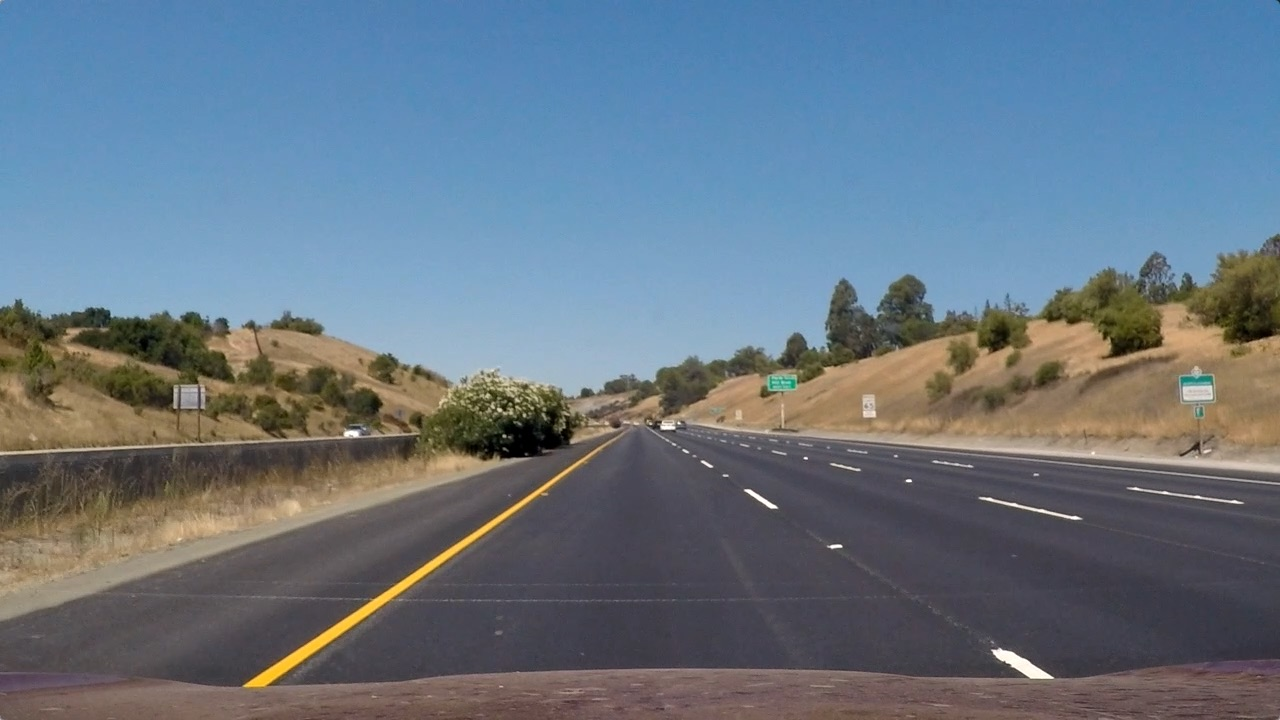
#> input picture straight_lines1.jpg, 1280 x 720 px
$ python rane_line.py
#> lines starting #> are read from the running program, lines starting #| are printed output that depends on the picture; after the words box and inside, x2 and y2 are one past the last pixel; in counts of white or black regions, pixels touching at a corner belong together
import matplotlib
matplotlib.use('tkagg')
import matplotlib.pyplot as plt
import matplotlib.image as mpimg
import numpy as np

# Read in the image and print some stats
image = mpimg.imread('straight_lines1.jpg')
#> image is the input picture: shape (720, 1280, 3); mean R, G, B 103.2, 117.7, 131.2
print('This image is: ', type(image),
         'with dimensions:', image.shape)
#| This image is:  <class 'numpy.ndarray'> with dimensions: (720, 1280, 3)

# Pull out the x and y sizes and make a copy of the image
ysize = image.shape[0]
#> ysize = 720
xsize = image.shape[1]
#> xsize = 1280
region_select = np.copy(image)

# Define a triangle region of interest
# Keep in mind the origin (x=0, y=0) is in the upper left in image processing
# Note: if you run this code, you'll find these are not sensible values!!
# But you'll get a chance to play with them soon in a quiz
left_bottom = [0, 539]
right_bottom = [720, 300]
apex = [400, 0]

# Fit lines (y=Ax+B) to identify the  3 sided region of interest
# np.polyfit() returns the coefficients [A, B] of the fit
fit_left = np.polyfit((left_bottom[0], apex[0]), (left_bottom[1], apex[1]), 1)
fit_right = np.polyfit((right_bottom[0], apex[0]), (right_bottom[1], apex[1]), 1)
fit_bottom = np.polyfit((left_bottom[0], right_bottom[0]), (left_bottom[1], right_bottom[1]), 1)

# Find the region inside the lines
XX, YY = np.meshgrid(np.arange(0, xsize), np.arange(0, ysize))
region_thresholds = (YY > (XX*fit_left[0] + fit_left[1])) & \
                    (YY > (XX*fit_right[0] + fit_right[1])) & \
                    (YY < (XX*fit_bottom[0] + fit_bottom[1]))

# Color pixels red which are inside the region of interest
region_select[region_thresholds] = [255, 0, 0]
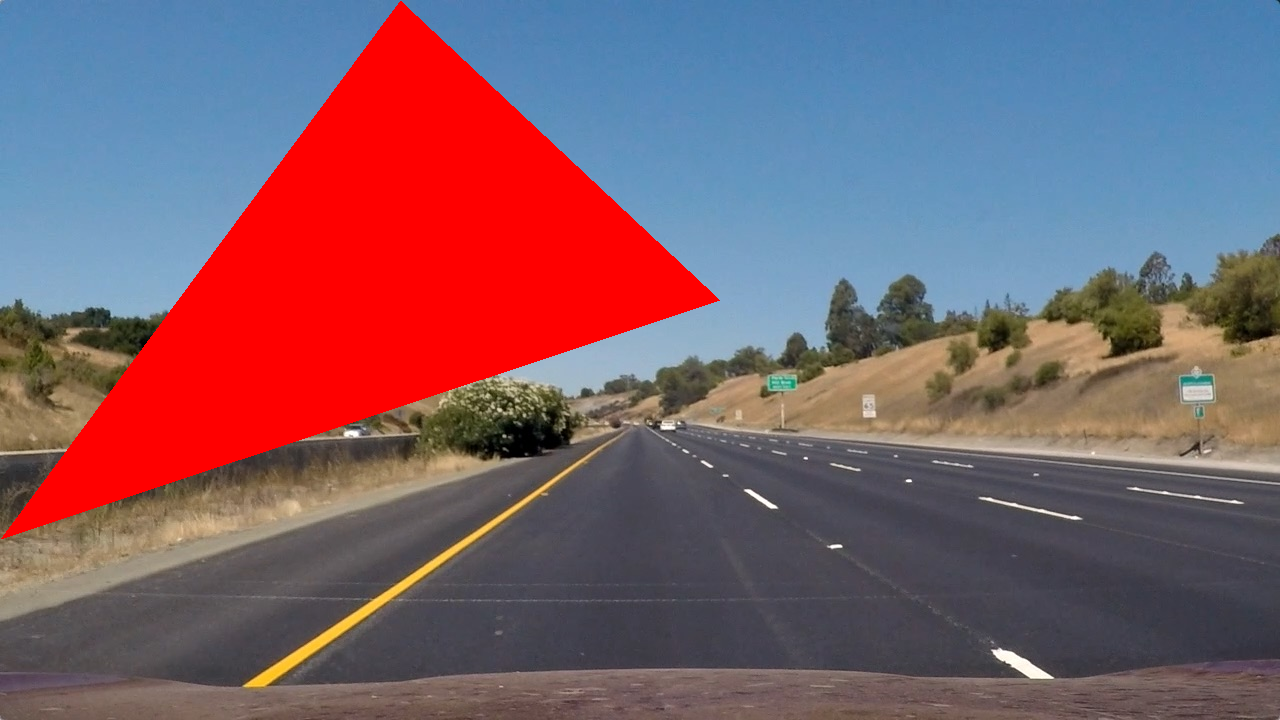
#> region_select: shape (720, 1280, 3); 15.87% of pixels changed, all inside (x1, y1, x2, y2) = (1, 1, 720, 539)

# Display the image
plt.imshow(region_select)

# uncomment if plot does not display
plt.show()
